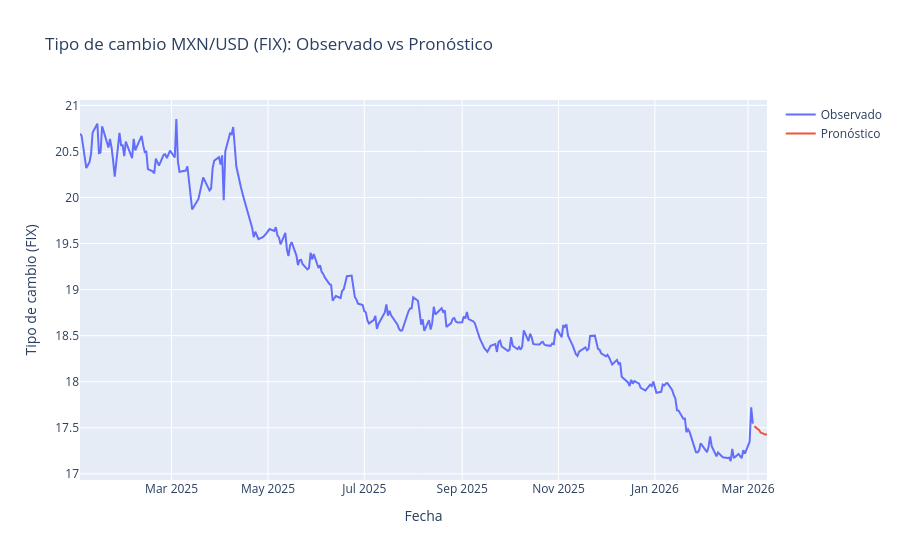

Notebook code cell kept with this figure:
### Code cell
fig = go.Figure()
# Serie histórica observada
fig.add_trace(go.Scatter(x=df.index, y=df['Valor'], mode='lines', name='Observado'))
# Pronóstico futuro
fig.add_trace(go.Scatter(x=df_pred_2['Fecha'], y=df_pred_2['Pronóstico'], mode='lines', name='Pronóstico'))
fig.update_layout(title='Tipo de cambio MXN/USD (FIX): Observado vs Pronóstico',
                  xaxis_title='Fecha', yaxis_title='Tipo de cambio (FIX)')
fig.show()

### Figure 1 — Plotly figure (JSON) as saved in the notebook; plotly's stock layout.template omitted (floating-point values rounded to 4 significant figures; data arrays with more than 128 entries replaced by an {"elided": "..."} marker saying what was removed)
{"data": [{"mode": "lines", "name": "Observado", "type": "scatter", "x": {"elided": "294 str values"}, "y": {"elided": "294 float values"}}, {"mode": "lines", "name": "Pronóstico", "type": "scatter", "x": ["2026-03-05T00:00:00.000000", "2026-03-06T00:00:00.000000", "2026-03-07T00:00:00.000000", "2026-03-08T00:00:00.000000", "2026-03-09T00:00:00.000000", "2026-03-10T00:00:00.000000", "2026-03-11T00:00:00.000000", "2026-03-12T00:00:00.000000", "2026-03-13T00:00:00.000000"], "y": [17.52, 17.51, 17.49, 17.48, 17.45, 17.44, 17.44, 17.43, 17.43]}], "layout": {"title": {"text": "Tipo de cambio MXN/USD (FIX): Observado vs Pronóstico"}, "xaxis": {"title": {"text": "Fecha"}}, "yaxis": {"title": {"text": "Tipo de cambio (FIX)"}}}}
